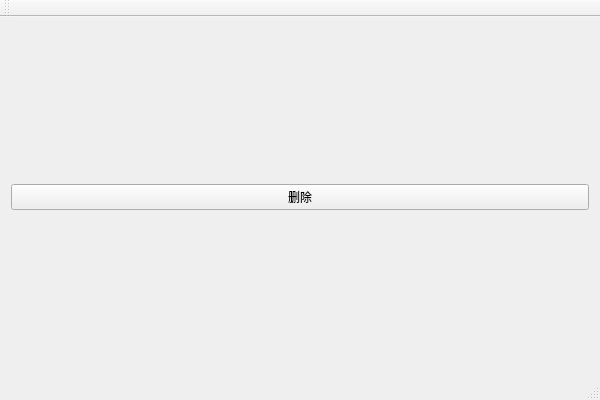
<?xml version="1.0" encoding="UTF-8"?>
<ui version="4.0">
 <class>QtWidgetsApplication1Class</class>
 <widget class="QMainWindow" name="QtWidgetsApplication1Class">
  <property name="geometry">
   <rect>
    <x>0</x>
    <y>0</y>
    <width>600</width>
    <height>400</height>
   </rect>
  </property>
  <property name="windowTitle">
   <string>QtWidgetsApplication1</string>
  </property>
  <widget class="QWidget" name="centralWidget">
   <layout class="QGridLayout" name="gridLayout">
    <item row="0" column="0">
     <widget class="QPushButton" name="pushButton">
      <property name="text">
       <string>删除</string>
      </property>
     </widget>
    </item>
   </layout>
  </widget>
  <widget class="QMenuBar" name="menuBar">
   <property name="geometry">
    <rect>
     <x>0</x>
     <y>0</y>
     <width>600</width>
     <height>23</height>
    </rect>
   </property>
  </widget>
  <widget class="QToolBar" name="mainToolBar">
   <attribute name="toolBarArea">
    <enum>TopToolBarArea</enum>
   </attribute>
   <attribute name="toolBarBreak">
    <bool>false</bool>
   </attribute>
  </widget>
  <widget class="QStatusBar" name="statusBar"/>
 </widget>
 <layoutdefault spacing="6" margin="11"/>
 <resources>
  <include location="QtWidgetsApplication1.qrc"/>
 </resources>
 <connections/>
</ui>
